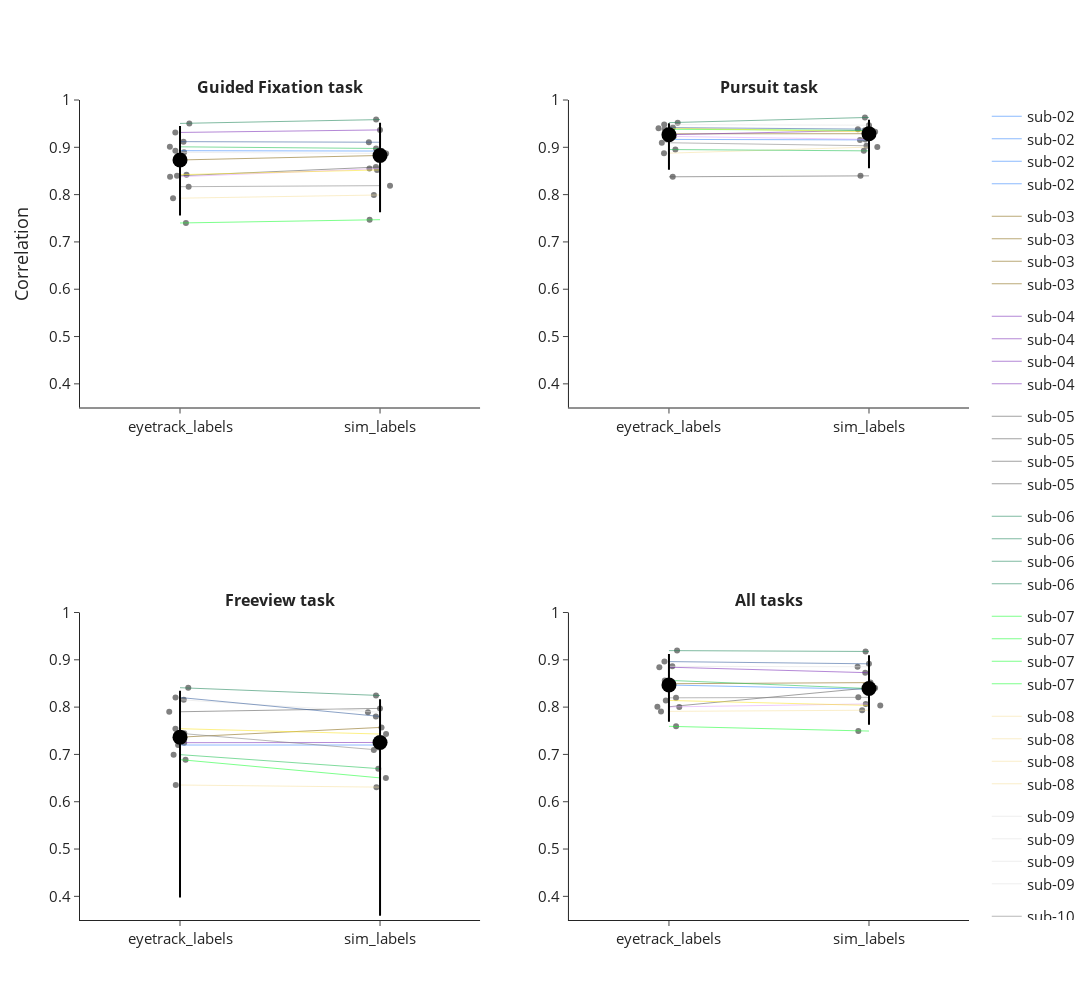

Notebook code cell kept with this figure:
### Code cell
import plotly.express as px
import plotly.graph_objects as go
import pandas as pd
import numpy as np
from plotly.subplots import make_subplots

# Prepare a list of dictionaries for the DataFrame
tasks = ['fix', 'pur', 'fv', 'all']

data_list = []
for subject in subjects:
    for task in tasks:
        data_list.append({
            'subject': subject,
            'task': task,
            'eyetrack_labels': mean_correlations_per_subject_task_ft[subject].get(task, None),
            'sim_labels': mean_correlations_per_subject_task_ft_sim[subject].get(task, None)
        })

# Convert the list of dictionaries into a DataFrame
df = pd.DataFrame(data_list)

# Reshape data into long format for easier plotting
df_long = df.melt(id_vars=['subject', 'task'], value_vars=['eyetrack_labels','sim_labels'], 
                   var_name='model', value_name='value')

# Define colors for each subject
colormap_subject_dict = {
    'sub-01': '#AA0DFE', 'sub-02': '#3283FE', 'sub-03': '#85660D', 'sub-04': '#782AB6',
    'sub-05': '#565656', 'sub-06': '#1C8356', 'sub-07': '#16FF32', 'sub-08': '#F7E1A0',
    'sub-09': '#E2E2E2', 'sub-11': '#1CBE4F', 'sub-13': '#DEA0FD', 'sub-14': '#FBE426', 'sub-15': '#325A9B'
}

# Create subplots with 2 rows and 2 columns
fig = make_subplots(
    rows=2, cols=2,  # Two rows, two columns
    subplot_titles=["<b>Guided Fixation task</b>", "<b>Pursuit task</b>", "<b>Freeview task</b>", "<b>All tasks</b>"],
    shared_yaxes=False, 
    shared_xaxes=False
)

# Add strip plots, subject connections, and median/confidence intervals for each task
for i, task in enumerate(tasks):
    row, col = divmod(i, 2)
    row += 1  # Adjusting for subplot indexing
    col += 1
    
    task_df = df_long[df_long['task'] == task]
    
    # Create a strip plot for the data distribution
    strip_fig = px.strip(task_df, x='model', y='value', color_discrete_sequence = ['gray'], stripmode='overlay')
    
    for trace in strip_fig.data:
        fig.add_trace(trace, row=row, col=col)
    
    for subject in task_df['subject'].unique():
        subject_data = task_df[task_df['subject'] == subject].set_index('model').loc[['eyetrack_labels','sim_labels']].reset_index()
        color = colormap_subject_dict.get(subject, 'gray')
        
        # Add subject connecting lines
        fig.add_trace(go.Scatter(
            x=subject_data['model'],
            y=subject_data['value'],
            mode='lines',
            opacity=0.7,
            line=dict(color=color, width=0.8),  
            name=subject,
            legendgroup=subject,
            showlegend=True
        ), row=row, col=col)
    
    # Compute median and 95% confidence interval
    for model in ['eyetrack_labels','sim_labels']:
        model_data = task_df[task_df['model'] == model]['value']
        median = np.median(model_data)
        ci_lower, ci_upper = np.percentile(model_data, [2.5, 97.5])  # 95% CI
        
        # Add median marker
        fig.add_trace(go.Scatter(
            x=[model],
            y=[median],
            mode='markers',
            marker=dict(color='black', size=15, symbol='circle'),
            showlegend=False
        ), row=row, col=col)
        
        # Add confidence interval
        fig.add_trace(go.Scatter(
            x=[model, model],
            y=[ci_lower, ci_upper],
            mode='lines',
            line=dict(color='black', width=2),
            showlegend=False
        ), row=row, col=col)

# Update layout
fig.update_layout(
    height=1000,  # Set the height of the plot
    width=1500,  # Set the width of the plot
    showlegend=True,
    template="simple_white",
    font=dict(size=15),
    yaxis_title="Correlation"
)

# Ensure y-axis range is consistent for all subplots
fig.update_yaxes(range=[0.35,1], row=1, col=1)
fig.update_yaxes(range=[0.35,1], row=1, col=2)
fig.update_yaxes(range=[0.35,1], row=2, col=1)
fig.update_yaxes(range=[0.35,1], row=2, col=2)

fig.show()
fig.write_image("/Users/sinakling/disks/meso_shared/deepmreye/derivatives/deepmreye_calib/figures/group/corr_sim_labels_comparisons.pdf")

### Figure 1 — Plotly figure (JSON) as saved in the notebook; plotly's stock layout.template omitted (floating-point values rounded to 4 significant figures)
{"data": [{"alignmentgroup": "True", "boxpoints": "all", "fillcolor": "rgba(255,255,255,0)", "hoveron": "points", "hovertemplate": "model=%{x}<br>value=%{y}<extra></extra>", "legendgroup": "", "line": {"color": "rgba(255,255,255,0)"}, "marker": {"color": "gray"}, "name": "", "offsetgroup": "", "orientation": "v", "pointpos": 0, "showlegend": false, "type": "box", "x": ["eyetrack_labels", "eyetrack_labels", "eyetrack_labels", "eyetrack_labels", "eyetrack_labels", "eyetrack_labels", "eyetrack_labels", "eyetrack_labels", "eyetrack_labels", "eyetrack_labels", "eyetrack_labels", "eyetrack_labels", "eyetrack_labels", "sim_labels", "sim_labels", "sim_labels", "sim_labels", "sim_labels", "sim_labels", "sim_labels", "sim_labels", "sim_labels", "sim_labels", "sim_labels", "sim_labels", "sim_labels"], "x0": " ", "xaxis": "x", "y": [0.8929, 0.8732, 0.9314, 0.8399, 0.9505, 0.74, 0.7925, 0.8893, 0.8167, 0.901, 0.8379, 0.8422, 0.912, 0.8921, 0.8827, 0.9367, 0.8585, 0.9586, 0.747, 0.7992, 0.8871, 0.8189, 0.8975, 0.8552, 0.8522, 0.9107], "y0": " ", "yaxis": "y"}, {"legendgroup": "sub-02", "line": {"color": "#3283FE", "width": 0.8}, "mode": "lines", "name": "sub-02", "opacity": 0.7, "showlegend": true, "type": "scatter", "x": ["eyetrack_labels", "sim_labels"], "xaxis": "x", "y": [0.8929, 0.8921], "yaxis": "y"}, {"legendgroup": "sub-03", "line": {"color": "#85660D", "width": 0.8}, "mode": "lines", "name": "sub-03", "opacity": 0.7, "showlegend": true, "type": "scatter", "x": ["eyetrack_labels", "sim_labels"], "xaxis": "x", "y": [0.8732, 0.8827], "yaxis": "y"}, {"legendgroup": "sub-04", "line": {"color": "#782AB6", "width": 0.8}, "mode": "lines", "name": "sub-04", "opacity": 0.7, "showlegend": true, "type": "scatter", "x": ["eyetrack_labels", "sim_labels"], "xaxis": "x", "y": [0.9314, 0.9367], "yaxis": "y"}, {"legendgroup": "sub-05", "line": {"color": "#565656", "width": 0.8}, "mode": "lines", "name": "sub-05", "opacity": 0.7, "showlegend": true, "type": "scatter", "x": ["eyetrack_labels", "sim_labels"], "xaxis": "x", "y": [0.8399, 0.8585], "yaxis": "y"}, {"legendgroup": "sub-06", "line": {"color": "#1C8356", "width": 0.8}, "mode": "lines", "name": "sub-06", "opacity": 0.7, "showlegend": true, "type": "scatter", "x": ["eyetrack_labels", "sim_labels"], "xaxis": "x", "y": [0.9505, 0.9586], "yaxis": "y"}, {"legendgroup": "sub-07", "line": {"color": "#16FF32", "width": 0.8}, "mode": "lines", "name": "sub-07", "opacity": 0.7, "showlegend": true, "type": "scatter", "x": ["eyetrack_labels", "sim_labels"], "xaxis": "x", "y": [0.74, 0.747], "yaxis": "y"}, {"legendgroup": "sub-08", "line": {"color": "#F7E1A0", "width": 0.8}, "mode": "lines", "name": "sub-08", "opacity": 0.7, "showlegend": true, "type": "scatter", "x": ["eyetrack_labels", "sim_labels"], "xaxis": "x", "y": [0.7925, 0.7992], "yaxis": "y"}, {"legendgroup": "sub-09", "line": {"color": "#E2E2E2", "width": 0.8}, "mode": "lines", "name": "sub-09", "opacity": 0.7, "showlegend": true, "type": "scatter", "x": ["eyetrack_labels", "sim_labels"], "xaxis": "x", "y": [0.8893, 0.8871], "yaxis": "y"}, {"legendgroup": "sub-10", "line": {"color": "gray", "width": 0.8}, "mode": "lines", "name": "sub-10", "opacity": 0.7, "showlegend": true, "type": "scatter", "x": ["eyetrack_labels", "sim_labels"], "xaxis": "x", "y": [0.8167, 0.8189], "yaxis": "y"}, {"legendgroup": "sub-11", "line": {"color": "#1CBE4F", "width": 0.8}, "mode": "lines", "name": "sub-11", "opacity": 0.7, "showlegend": true, "type": "scatter", "x": ["eyetrack_labels", "sim_labels"], "xaxis": "x", "y": [0.901, 0.8975], "yaxis": "y"}, {"legendgroup": "sub-13", "line": {"color": "#DEA0FD", "width": 0.8}, "mode": "lines", "name": "sub-13", "opacity": 0.7, "showlegend": true, "type": "scatter", "x": ["eyetrack_labels", "sim_labels"], "xaxis": "x", "y": [0.8379, 0.8552], "yaxis": "y"}, {"legendgroup": "sub-14", "line": {"color": "#FBE426", "width": 0.8}, "mode": "lines", "name": "sub-14", "opacity": 0.7, "showlegend": true, "type": "scatter", "x": ["eyetrack_labels", "sim_labels"], "xaxis": "x", "y": [0.8422, 0.8522], "yaxis": "y"}, {"legendgroup": "sub-15", "line": {"color": "#325A9B", "width": 0.8}, "mode": "lines", "name": "sub-15", "opacity": 0.7, "showlegend": true, "type": "scatter", "x": ["eyetrack_labels", "sim_labels"], "xaxis": "x", "y": [0.912, 0.9107], "yaxis": "y"}, {"marker": {"color": "black", "size": 15, "symbol": "circle"}, "mode": "markers", "showlegend": false, "type": "scatter", "x": ["eyetrack_labels"], "xaxis": "x", "y": [0.8732], "yaxis": "y"}, {"line": {"color": "black", "width": 2}, "mode": "lines", "showlegend": false, "type": "scatter", "x": ["eyetrack_labels", "eyetrack_labels"], "xaxis": "x", "y": [0.7558, 0.9448], "yaxis": "y"}, {"marker": {"color": "black", "size": 15, "symbol": "circle"}, "mode": "markers", "showlegend": false, "type": "scatter", "x": ["sim_labels"], "xaxis": "x", "y": [0.8827], "yaxis": "y"}, {"line": {"color": "black", "width": 2}, "mode": "lines", "showlegend": false, "type": "scatter", "x": ["sim_labels", "sim_labels"], "xaxis": "x", "y": [0.7627, 0.952], "yaxis": "y"}, {"alignmentgroup": "True", "boxpoints": "all", "fillcolor": "rgba(255,255,255,0)", "hoveron": "points", "hovertemplate": "model=%{x}<br>value=%{y}<extra></extra>", "legendgroup": "", "line": {"color": "rgba(255,255,255,0)"}, "marker": {"color": "gray"}, "name": "", "offsetgroup": "", "orientation": "v", "pointpos": 0, "showlegend": false, "type": "box", "x": ["eyetrack_labels", "eyetrack_labels", "eyetrack_labels", "eyetrack_labels", "eyetrack_labels", "eyetrack_labels", "eyetrack_labels", "eyetrack_labels", "eyetrack_labels", "eyetrack_labels", "eyetrack_labels", "eyetrack_labels", "eyetrack_labels", "sim_labels", "sim_labels", "sim_labels", "sim_labels", "sim_labels", "sim_labels", "sim_labels", "sim_labels", "sim_labels", "sim_labels", "sim_labels", "sim_labels", "sim_labels"], "x0": " ", "xaxis": "x2", "y": [0.9167, 0.9286, 0.9266, 0.8376, 0.9521, 0.9381, 0.8876, 0.948, 0.9096, 0.8953, 0.9231, 0.9405, 0.9417, 0.9157, 0.9287, 0.936, 0.8397, 0.9632, 0.9356, 0.9005, 0.9468, 0.9032, 0.8925, 0.9167, 0.9327, 0.9384], "y0": " ", "yaxis": "y2"}, {"legendgroup": "sub-02", "line": {"color": "#3283FE", "width": 0.8}, "mode": "lines", "name": "sub-02", "opacity": 0.7, "showlegend": true, "type": "scatter", "x": ["eyetrack_labels", "sim_labels"], "xaxis": "x2", "y": [0.9167, 0.9157], "yaxis": "y2"}, {"legendgroup": "sub-03", "line": {"color": "#85660D", "width": 0.8}, "mode": "lines", "name": "sub-03", "opacity": 0.7, "showlegend": true, "type": "scatter", "x": ["eyetrack_labels", "sim_labels"], "xaxis": "x2", "y": [0.9286, 0.9287], "yaxis": "y2"}, {"legendgroup": "sub-04", "line": {"color": "#782AB6", "width": 0.8}, "mode": "lines", "name": "sub-04", "opacity": 0.7, "showlegend": true, "type": "scatter", "x": ["eyetrack_labels", "sim_labels"], "xaxis": "x2", "y": [0.9266, 0.936], "yaxis": "y2"}, {"legendgroup": "sub-05", "line": {"color": "#565656", "width": 0.8}, "mode": "lines", "name": "sub-05", "opacity": 0.7, "showlegend": true, "type": "scatter", "x": ["eyetrack_labels", "sim_labels"], "xaxis": "x2", "y": [0.8376, 0.8397], "yaxis": "y2"}, {"legendgroup": "sub-06", "line": {"color": "#1C8356", "width": 0.8}, "mode": "lines", "name": "sub-06", "opacity": 0.7, "showlegend": true, "type": "scatter", "x": ["eyetrack_labels", "sim_labels"], "xaxis": "x2", "y": [0.9521, 0.9632], "yaxis": "y2"}, {"legendgroup": "sub-07", "line": {"color": "#16FF32", "width": 0.8}, "mode": "lines", "name": "sub-07", "opacity": 0.7, "showlegend": true, "type": "scatter", "x": ["eyetrack_labels", "sim_labels"], "xaxis": "x2", "y": [0.9381, 0.9356], "yaxis": "y2"}, {"legendgroup": "sub-08", "line": {"color": "#F7E1A0", "width": 0.8}, "mode": "lines", "name": "sub-08", "opacity": 0.7, "showlegend": true, "type": "scatter", "x": ["eyetrack_labels", "sim_labels"], "xaxis": "x2", "y": [0.8876, 0.9005], "yaxis": "y2"}, {"legendgroup": "sub-09", "line": {"color": "#E2E2E2", "width": 0.8}, "mode": "lines", "name": "sub-09", "opacity": 0.7, "showlegend": true, "type": "scatter", "x": ["eyetrack_labels", "sim_labels"], "xaxis": "x2", "y": [0.948, 0.9468], "yaxis": "y2"}, {"legendgroup": "sub-10", "line": {"color": "gray", "width": 0.8}, "mode": "lines", "name": "sub-10", "opacity": 0.7, "showlegend": true, "type": "scatter", "x": ["eyetrack_labels", "sim_labels"], "xaxis": "x2", "y": [0.9096, 0.9032], "yaxis": "y2"}, {"legendgroup": "sub-11", "line": {"color": "#1CBE4F", "width": 0.8}, "mode": "lines", "name": "sub-11", "opacity": 0.7, "showlegend": true, "type": "scatter", "x": ["eyetrack_labels", "sim_labels"], "xaxis": "x2", "y": [0.8953, 0.8925], "yaxis": "y2"}, {"legendgroup": "sub-13", "line": {"color": "#DEA0FD", "width": 0.8}, "mode": "lines", "name": "sub-13", "opacity": 0.7, "showlegend": true, "type": "scatter", "x": ["eyetrack_labels", "sim_labels"], "xaxis": "x2", "y": [0.9231, 0.9167], "yaxis": "y2"}, {"legendgroup": "sub-14", "line": {"color": "#FBE426", "width": 0.8}, "mode": "lines", "name": "sub-14", "opacity": 0.7, "showlegend": true, "type": "scatter", "x": ["eyetrack_labels", "sim_labels"], "xaxis": "x2", "y": [0.9405, 0.9327], "yaxis": "y2"}, {"legendgroup": "sub-15", "line": {"color": "#325A9B", "width": 0.8}, "mode": "lines", "name": "sub-15", "opacity": 0.7, "showlegend": true, "type": "scatter", "x": ["eyetrack_labels", "sim_labels"], "xaxis": "x2", "y": [0.9417, 0.9384], "yaxis": "y2"}, {"marker": {"color": "black", "size": 15, "symbol": "circle"}, "mode": "markers", "showlegend": false, "type": "scatter", "x": ["eyetrack_labels"], "xaxis": "x2", "y": [0.9266], "yaxis": "y2"}, {"line": {"color": "black", "width": 2}, "mode": "lines", "showlegend": false, "type": "scatter", "x": ["eyetrack_labels", "eyetrack_labels"], "xaxis": "x2", "y": [0.8526, 0.9509], "yaxis": "y2"}, {"marker": {"color": "black", "size": 15, "symbol": "circle"}, "mode": "markers", "showlegend": false, "type": "scatter", "x": ["sim_labels"], "xaxis": "x2", "y": [0.9287], "yaxis": "y2"}, {"line": {"color": "black", "width": 2}, "mode": "lines", "showlegend": false, "type": "scatter", "x": ["sim_labels", "sim_labels"], "xaxis": "x2", "y": [0.8555, 0.9582], "yaxis": "y2"}, {"alignmentgroup": "True", "boxpoints": "all", "fillcolor": "rgba(255,255,255,0)", "hoveron": "points", "hovertemplate": "model=%{x}<br>value=%{y}<extra></extra>", "legendgroup": "", "line": {"color": "rgba(255,255,255,0)"}, "marker": {"color": "gray"}, "name": "", "offsetgroup": "", "orientation": "v", "pointpos": 0, "showlegend": false, "type": "box", "x": ["eyetrack_labels", "eyetrack_labels", "eyetrack_labels", "eyetrack_labels", "eyetrack_labels", "eyetrack_labels", "eyetrack_labels", "eyetrack_labels", "eyetrack_labels", "eyetrack_labels", "eyetrack_labels", "eyetrack_labels", "eyetrack_labels", "sim_labels", "sim_labels", "sim_labels", "sim_labels", "sim_labels", "sim_labels", "sim_labels", "sim_labels", "sim_labels", "sim_labels", "sim_labels", "sim_labels", "sim_labels"], "x0": " ", "xaxis": "x3", "y": [0.7199, 0.7365, 0.7248, 0.7902, 0.841, 0.689, 0.6353, 0.8156, 0.7446, 0.6995, 0.2953, 0.7544, 0.8203, 0.7199, 0.757, 0.7253, 0.7973, 0.8246, 0.6504, 0.6309, 0.7891, 0.7091, 0.6698, 0.2427, 0.7431, 0.7802], "y0": " ", "yaxis": "y3"}, {"legendgroup": "sub-02", "line": {"color": "#3283FE", "width": 0.8}, "mode": "lines", "name": "sub-02", "opacity": 0.7, "showlegend": true, "type": "scatter", "x": ["eyetrack_labels", "sim_labels"], "xaxis": "x3", "y": [0.7199, 0.7199], "yaxis": "y3"}, {"legendgroup": "sub-03", "line": {"color": "#85660D", "width": 0.8}, "mode": "lines", "name": "sub-03", "opacity": 0.7, "showlegend": true, "type": "scatter", "x": ["eyetrack_labels", "sim_labels"], "xaxis": "x3", "y": [0.7365, 0.757], "yaxis": "y3"}, {"legendgroup": "sub-04", "line": {"color": "#782AB6", "width": 0.8}, "mode": "lines", "name": "sub-04", "opacity": 0.7, "showlegend": true, "type": "scatter", "x": ["eyetrack_labels", "sim_labels"], "xaxis": "x3", "y": [0.7248, 0.7253], "yaxis": "y3"}, {"legendgroup": "sub-05", "line": {"color": "#565656", "width": 0.8}, "mode": "lines", "name": "sub-05", "opacity": 0.7, "showlegend": true, "type": "scatter", "x": ["eyetrack_labels", "sim_labels"], "xaxis": "x3", "y": [0.7902, 0.7973], "yaxis": "y3"}, {"legendgroup": "sub-06", "line": {"color": "#1C8356", "width": 0.8}, "mode": "lines", "name": "sub-06", "opacity": 0.7, "showlegend": true, "type": "scatter", "x": ["eyetrack_labels", "sim_labels"], "xaxis": "x3", "y": [0.841, 0.8246], "yaxis": "y3"}, {"legendgroup": "sub-07", "line": {"color": "#16FF32", "width": 0.8}, "mode": "lines", "name": "sub-07", "opacity": 0.7, "showlegend": true, "type": "scatter", "x": ["eyetrack_labels", "sim_labels"], "xaxis": "x3", "y": [0.689, 0.6504], "yaxis": "y3"}, {"legendgroup": "sub-08", "line": {"color": "#F7E1A0", "width": 0.8}, "mode": "lines", "name": "sub-08", "opacity": 0.7, "showlegend": true, "type": "scatter", "x": ["eyetrack_labels", "sim_labels"], "xaxis": "x3", "y": [0.6353, 0.6309], "yaxis": "y3"}, {"legendgroup": "sub-09", "line": {"color": "#E2E2E2", "width": 0.8}, "mode": "lines", "name": "sub-09", "opacity": 0.7, "showlegend": true, "type": "scatter", "x": ["eyetrack_labels", "sim_labels"], "xaxis": "x3", "y": [0.8156, 0.7891], "yaxis": "y3"}, {"legendgroup": "sub-10", "line": {"color": "gray", "width": 0.8}, "mode": "lines", "name": "sub-10", "opacity": 0.7, "showlegend": true, "type": "scatter", "x": ["eyetrack_labels", "sim_labels"], "xaxis": "x3", "y": [0.7446, 0.7091], "yaxis": "y3"}, {"legendgroup": "sub-11", "line": {"color": "#1CBE4F", "width": 0.8}, "mode": "lines", "name": "sub-11", "opacity": 0.7, "showlegend": true, "type": "scatter", "x": ["eyetrack_labels", "sim_labels"], "xaxis": "x3", "y": [0.6995, 0.6698], "yaxis": "y3"}, {"legendgroup": "sub-13", "line": {"color": "#DEA0FD", "width": 0.8}, "mode": "lines", "name": "sub-13", "opacity": 0.7, "showlegend": true, "type": "scatter", "x": ["eyetrack_labels", "sim_labels"], "xaxis": "x3", "y": [0.2953, 0.2427], "yaxis": "y3"}, {"legendgroup": "sub-14", "line": {"color": "#FBE426", "width": 0.8}, "mode": "lines", "name": "sub-14", "opacity": 0.7, "showlegend": true, "type": "scatter", "x": ["eyetrack_labels", "sim_labels"], "xaxis": "x3", "y": [0.7544, 0.7431], "yaxis": "y3"}, {"legendgroup": "sub-15", "line": {"color": "#325A9B", "width": 0.8}, "mode": "lines", "name": "sub-15", "opacity": 0.7, "showlegend": true, "type": "scatter", "x": ["eyetrack_labels", "sim_labels"], "xaxis": "x3", "y": [0.8203, 0.7802], "yaxis": "y3"}, {"marker": {"color": "black", "size": 15, "symbol": "circle"}, "mode": "markers", "showlegend": false, "type": "scatter", "x": ["eyetrack_labels"], "xaxis": "x3", "y": [0.7365], "yaxis": "y3"}, {"line": {"color": "black", "width": 2}, "mode": "lines", "showlegend": false, "type": "scatter", "x": ["eyetrack_labels", "eyetrack_labels"], "xaxis": "x3", "y": [0.3973, 0.8348], "yaxis": "y3"}, {"marker": {"color": "black", "size": 15, "symbol": "circle"}, "mode": "markers", "showlegend": false, "type": "scatter", "x": ["sim_labels"], "xaxis": "x3", "y": [0.7253], "yaxis": "y3"}, {"line": {"color": "black", "width": 2}, "mode": "lines", "showlegend": false, "type": "scatter", "x": ["sim_labels", "sim_labels"], "xaxis": "x3", "y": [0.3591, 0.8164], "yaxis": "y3"}, {"alignmentgroup": "True", "boxpoints": "all", "fillcolor": "rgba(255,255,255,0)", "hoveron": "points", "hovertemplate": "model=%{x}<br>value=%{y}<extra></extra>", "legendgroup": "", "line": {"color": "rgba(255,255,255,0)"}, "marker": {"color": "gray"}, "name": "", "offsetgroup": "", "orientation": "v", "pointpos": 0, "showlegend": false, "type": "box", "x": ["eyetrack_labels", "eyetrack_labels", "eyetrack_labels", "eyetrack_labels", "eyetrack_labels", "eyetrack_labels", "eyetrack_labels", "eyetrack_labels", "eyetrack_labels", "eyetrack_labels", "eyetrack_labels", "eyetrack_labels", "eyetrack_labels", "sim_labels", "sim_labels", "sim_labels", "sim_labels", "sim_labels", "sim_labels", "sim_labels", "sim_labels", "sim_labels", "sim_labels", "sim_labels", "sim_labels", "sim_labels"], "x0": " ", "xaxis": "x4", "y": [0.8467, 0.8495, 0.8844, 0.8008, 0.9194, 0.7594, 0.791, 0.8861, 0.8196, 0.8565, 0.8004, 0.8141, 0.8962, 0.8378, 0.8518, 0.8727, 0.8406, 0.9177, 0.7494, 0.7935, 0.8854, 0.8207, 0.8393, 0.8067, 0.8036, 0.8915], "y0": " ", "yaxis": "y4"}, {"legendgroup": "sub-02", "line": {"color": "#3283FE", "width": 0.8}, "mode": "lines", "name": "sub-02", "opacity": 0.7, "showlegend": true, "type": "scatter", "x": ["eyetrack_labels", "sim_labels"], "xaxis": "x4", "y": [0.8467, 0.8378], "yaxis": "y4"}, {"legendgroup": "sub-03", "line": {"color": "#85660D", "width": 0.8}, "mode": "lines", "name": "sub-03", "opacity": 0.7, "showlegend": true, "type": "scatter", "x": ["eyetrack_labels", "sim_labels"], "xaxis": "x4", "y": [0.8495, 0.8518], "yaxis": "y4"}, {"legendgroup": "sub-04", "line": {"color": "#782AB6", "width": 0.8}, "mode": "lines", "name": "sub-04", "opacity": 0.7, "showlegend": true, "type": "scatter", "x": ["eyetrack_labels", "sim_labels"], "xaxis": "x4", "y": [0.8844, 0.8727], "yaxis": "y4"}, {"legendgroup": "sub-05", "line": {"color": "#565656", "width": 0.8}, "mode": "lines", "name": "sub-05", "opacity": 0.7, "showlegend": true, "type": "scatter", "x": ["eyetrack_labels", "sim_labels"], "xaxis": "x4", "y": [0.8008, 0.8406], "yaxis": "y4"}, {"legendgroup": "sub-06", "line": {"color": "#1C8356", "width": 0.8}, "mode": "lines", "name": "sub-06", "opacity": 0.7, "showlegend": true, "type": "scatter", "x": ["eyetrack_labels", "sim_labels"], "xaxis": "x4", "y": [0.9194, 0.9177], "yaxis": "y4"}, {"legendgroup": "sub-07", "line": {"color": "#16FF32", "width": 0.8}, "mode": "lines", "name": "sub-07", "opacity": 0.7, "showlegend": true, "type": "scatter", "x": ["eyetrack_labels", "sim_labels"], "xaxis": "x4", "y": [0.7594, 0.7494], "yaxis": "y4"}, {"legendgroup": "sub-08", "line": {"color": "#F7E1A0", "width": 0.8}, "mode": "lines", "name": "sub-08", "opacity": 0.7, "showlegend": true, "type": "scatter", "x": ["eyetrack_labels", "sim_labels"], "xaxis": "x4", "y": [0.791, 0.7935], "yaxis": "y4"}, {"legendgroup": "sub-09", "line": {"color": "#E2E2E2", "width": 0.8}, "mode": "lines", "name": "sub-09", "opacity": 0.7, "showlegend": true, "type": "scatter", "x": ["eyetrack_labels", "sim_labels"], "xaxis": "x4", "y": [0.8861, 0.8854], "yaxis": "y4"}, {"legendgroup": "sub-10", "line": {"color": "gray", "width": 0.8}, "mode": "lines", "name": "sub-10", "opacity": 0.7, "showlegend": true, "type": "scatter", "x": ["eyetrack_labels", "sim_labels"], "xaxis": "x4", "y": [0.8196, 0.8207], "yaxis": "y4"}, {"legendgroup": "sub-11", "line": {"color": "#1CBE4F", "width": 0.8}, "mode": "lines", "name": "sub-11", "opacity": 0.7, "showlegend": true, "type": "scatter", "x": ["eyetrack_labels", "sim_labels"], "xaxis": "x4", "y": [0.8565, 0.8393], "yaxis": "y4"}, {"legendgroup": "sub-13", "line": {"color": "#DEA0FD", "width": 0.8}, "mode": "lines", "name": "sub-13", "opacity": 0.7, "showlegend": true, "type": "scatter", "x": ["eyetrack_labels", "sim_labels"], "xaxis": "x4", "y": [0.8004, 0.8067], "yaxis": "y4"}, {"legendgroup": "sub-14", "line": {"color": "#FBE426", "width": 0.8}, "mode": "lines", "name": "sub-14", "opacity": 0.7, "showlegend": true, "type": "scatter", "x": ["eyetrack_labels", "sim_labels"], "xaxis": "x4", "y": [0.8141, 0.8036], "yaxis": "y4"}, {"legendgroup": "sub-15", "line": {"color": "#325A9B", "width": 0.8}, "mode": "lines", "name": "sub-15", "opacity": 0.7, "showlegend": true, "type": "scatter", "x": ["eyetrack_labels", "sim_labels"], "xaxis": "x4", "y": [0.8962, 0.8915], "yaxis": "y4"}, {"marker": {"color": "black", "size": 15, "symbol": "circle"}, "mode": "markers", "showlegend": false, "type": "scatter", "x": ["eyetrack_labels"], "xaxis": "x4", "y": [0.8467], "yaxis": "y4"}, {"line": {"color": "black", "width": 2}, "mode": "lines", "showlegend": false, "type": "scatter", "x": ["eyetrack_labels", "eyetrack_labels"], "xaxis": "x4", "y": [0.7689, 0.9124], "yaxis": "y4"}, {"marker": {"color": "black", "size": 15, "symbol": "circle"}, "mode": "markers", "showlegend": false, "type": "scatter", "x": ["sim_labels"], "xaxis": "x4", "y": [0.8393], "yaxis": "y4"}, {"line": {"color": "black", "width": 2}, "mode": "lines", "showlegend": false, "type": "scatter", "x": ["sim_labels", "sim_labels"], "xaxis": "x4", "y": [0.7626, 0.9098], "yaxis": "y4"}], "layout": {"annotations": [{"font": {"size": 16}, "showarrow": false, "text": "<b>Guided Fixation task</b>", "x": 0.225, "xanchor": "center", "xref": "paper", "y": 1, "yanchor": "bottom", "yref": "paper"}, {"font": {"size": 16}, "showarrow": false, "text": "<b>Pursuit task</b>", "x": 0.775, "xanchor": "center", "xref": "paper", "y": 1, "yanchor": "bottom", "yref": "paper"}, {"font": {"size": 16}, "showarrow": false, "text": "<b>Freeview task</b>", "x": 0.225, "xanchor": "center", "xref": "paper", "y": 0.375, "yanchor": "bottom", "yref": "paper"}, {"font": {"size": 16}, "showarrow": false, "text": "<b>All tasks</b>", "x": 0.775, "xanchor": "center", "xref": "paper", "y": 0.375, "yanchor": "bottom", "yref": "paper"}], "font": {"size": 15}, "height": 1000, "showlegend": true, "width": 1500, "xaxis": {"anchor": "y", "domain": [0, 0.45]}, "xaxis2": {"anchor": "y2", "domain": [0.55, 1]}, "xaxis3": {"anchor": "y3", "domain": [0, 0.45]}, "xaxis4": {"anchor": "y4", "domain": [0.55, 1]}, "yaxis": {"anchor": "x", "domain": [0.625, 1], "range": [0.35, 1], "title": {"text": "Correlation"}}, "yaxis2": {"anchor": "x2", "domain": [0.625, 1], "range": [0.35, 1]}, "yaxis3": {"anchor": "x3", "domain": [0, 0.375], "range": [0.35, 1]}, "yaxis4": {"anchor": "x4", "domain": [0, 0.375], "range": [0.35, 1]}}}
